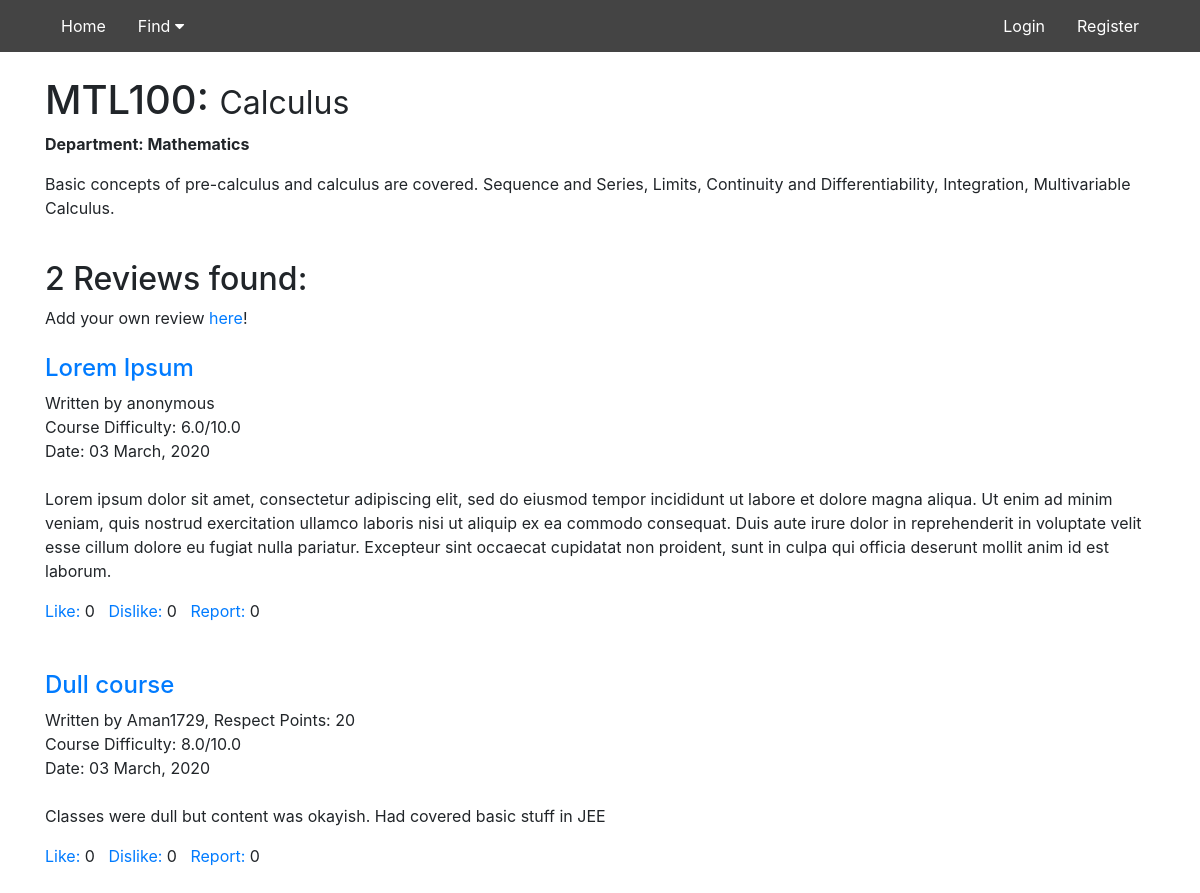
Screenshot of /course/MTL100/ with the database file from the repository.
### review/models.py (models this page shows, shortened)
class Course(models.Model):
	name = models.CharField(max_length = 100, unique = True)
	title = models.CharField(max_length = 100)
	dept = models.ForeignKey(Department, on_delete=models.CASCADE)
	info = models.TextField()

class Department(models.Model):
	code = models.CharField(max_length = 2, primary_key = True)
	dept = models.CharField(max_length = 50)

class Course_Review(models.Model):
	title = models.CharField(max_length=100)
	course = models.ForeignKey(Course, on_delete=models.CASCADE)
	review = models.TextField()
	course_difficulty = models.IntegerField(validators=[MinValueValidator(1), MaxValueValidator(10)])
	author = models.ForeignKey(User, on_delete=models.CASCADE)
	anonymous = models.BooleanField()
	date_posted = models.DateTimeField(auto_now_add = True)
	date_modif = models.DateTimeField(auto_now = True)
	likes = models.IntegerField(default=0)
	dislikes = models.IntegerField(default=0)
	reports = models.IntegerField(default=0)
	class Meta:
		constraints	= [
			models.UniqueConstraint(fields = ['course', 'author'], name = 'unique_course_review'),
		]

### users/models.py (models this page shows, shortened)
class Profile(models.Model):
	user = models.OneToOneField(User, on_delete=models.CASCADE)
	rp = models.IntegerField(default = 0)
	warn_offensive = models.BooleanField(default = False)

### review/views.py (the view)
# urls.py: path('course/<slug:cname>/', views.findcoursename, name = 'review-find-course-name'),
def findcoursename(request, cname):
	crs = Course.objects.get(name=cname)
	matches = Course_Review.objects.filter(course=crs).order_by('-date_posted')
	ct = 0
	for match in matches:
		ct += 1
	return render(request, 'review/course_template.html', {'course': crs, 'matches': matches, 'ct': ct})

### review/templates/review/course_template.html (shortened to what this page needs)
{% extends "review/base.html" %}
{% block content %}
<h1>{{ course.name }}: <small>{{ course.title }}
</small></h1>
<p><b>Department: {{ course.dept.dept }}</b></p>
<p>{{ course.info }}</p>
<br>
{% if ct > 1 %}
	<h2>{{ ct }} Reviews found:</h2>
{% endif %}
Add your own review <a href="{% url 'course-review-create' course.name %}">here</a>!
<br><br>
{% for review in matches %}
<div class = "review">
	<h4><a href="{% url 'course-review-detail' review.course.name review.id %}">{{ review.title }}</a></h4>
	Written by
	{% if review.anonymous %}
		anonymous
	{% else %}
		{{ review.author.username }}, Respect Points: {{ review.author.profile.rp }}
	{% endif %}
	<br>
	Course Difficulty: {{ review.course_difficulty }}.0/10.0
	<br>
	Date: {{review.date_posted|date:"m F, Y"}}
	<br><br><p>{{ review.review }}</p>
	<a href = "#" onClick = "document.getElementById('likebutton{{review.id}}').submit()">Like:</a> {{ review.likes }}
	&nbsp&nbsp<a href = "#" onClick = "document.getElementById('dislikebutton{{review.id}}').submit()">Dislike:</a> {{ review.dislikes }}
	&nbsp&nbsp<a href = "#" onClick = "document.getElementById('report{{review.id}}').submit()">Report:</a> {{ review.reports }}
	<br><br>
</div>
{% endfor %}
{% endblock %}

### rows the page displays
Course: name "MTL100", title "Calculus", dept.dept "Mathematics", info "Basic concepts of pre-calculus and calculus are covered. Sequence and Series, Limits, Continuity and Differentiability, Integration, Multivariable Calculus."
Course_Review: title "Lorem Ipsum", anonymous "anonymous", course_difficulty "6", date_posted "03 March, 2020", review "Lorem ipsum dolor sit amet, consectetur adipiscing elit, sed do eiusmod tempor incididunt ut labore et dolore magna aliqua. Ut enim ad minim veniam, quis nostrud exercitation ullamco laboris nisi ut aliquip ex ea commodo consequat. Duis aute irure dolor in reprehenderit in voluptate velit esse cillum dolore eu fugiat nulla pariatur. Excepteur sint occaecat cupidatat non proident, sunt in culpa qui officia deserunt mollit anim id est laborum.", likes "0", dislikes "0", reports "0"
Course_Review: title "Dull course", author.username "Aman1729", author.profile.rp "20", course_difficulty "8", date_posted "03 March, 2020", review "Classes were dull but content was okayish. Had covered basic stuff in JEE", likes "0", dislikes "0", reports "0"

### other values shown
{{ ct }} "2"
